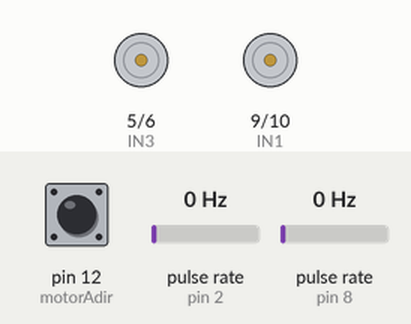
Bench run of a sketch on a simulated Arduino Uno, built with avr-gcc and run on an emulated ATmega328P. Parts: motor-driver pin pairs drawn as motors (green arrow = first pin HIGH = forward, orange = second pin HIGH = backward, longer = more drive). Wiring (inferred from the names in the program): 2 × pulse sensor: data pin 2 / data pin 8. Inputs (shaded band) come from the test bench; at power-on: pin 12 (motorAdir) HIGH, pulse rate (sensors on pin 2, pin 8) 0 Hz. What the sketch prints to the serial monitor is not drawn.

Above: at 1.2 s.
1.3 s: pin 12 (motorAdir) pulled LOW for 0.15 s
At 2.5 s:
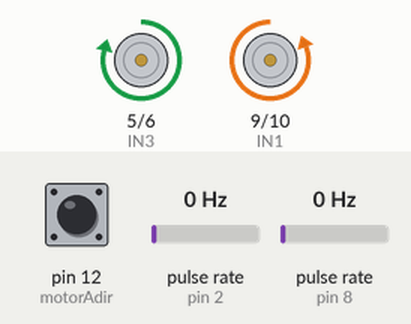
2.9 s: pulse rate (sensor on pin 2) set to 50 Hz
At 4.1 s:
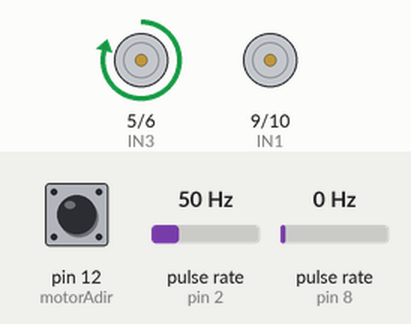
5.3 s: pulse rate (sensor on pin 8) set to 50 Hz
8.3 s: pulse rate (sensor on pin 2) set to 4 Hz
At 9.5 s:
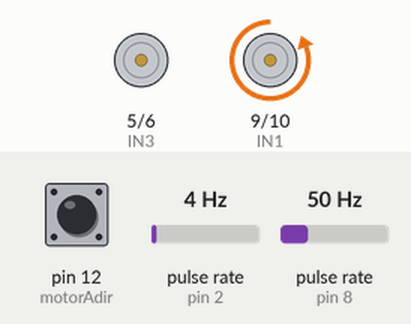
10.5 s: pulse rate (sensor on pin 2) set to 100 Hz
At 12.6 s:
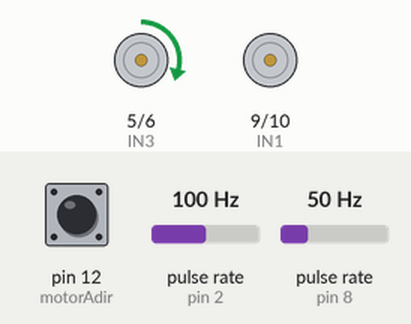
12.9 s: pin 12 (motorAdir) pulled LOW for 1 s
At 16.64 s:
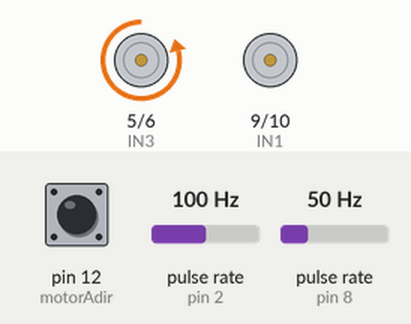
Timing chart, 0 to 17.3 s (numbered marks = the images above; inputs shaded):
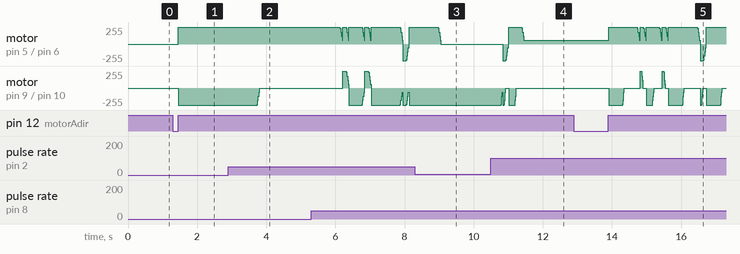

Measured:
- after the input at 1.3 s, motor on pin 5 (IN3) / pin 6 (IN4): stopped → forward 249/255 after 0.15 s; motor on pin 9 (IN1) / pin 10 (IN2): stopped → backward 255/255 after 0.15 s
- after the input at 2.9 s, motor on pin 9 (IN1) / pin 10 (IN2): backward 255/255 → stopped after 0.83 s
- after the input at 8.3 s, motor on pin 9 (IN1) / pin 10 (IN2): stops changing and stays backward 255/255
- after the input at 10.5 s, motor on pin 9 (IN1) / pin 10 (IN2): ramps from backward 255/255 to stopped and jumps back, once every 0.18 s

The sketch:

Lab_3_Code.ino
```cpp
// Include Libraries
#include <PinChangeInt.h>

// Driver definitions

// If you have a kit with the moto shield, set this to true
// If you have the Dual H-Bridge controller w/o the shield, set to false
#define SHIELD false

//SHIELD Pin varables - cannot be changed
#define motorApwm 3
#define motorAdir 12
#define motorBpwm 11
#define motorBdir 13

//Driver Pin variable - any 4 analog pins (marked with ~ on your board)
#define IN1 9
#define IN2 10
#define IN3 5
#define IN4 6

// Lab Specific definitions

// Defining these allows us to use letters in place of binary when
// controlling our motors
#define A 0
#define B 1
#define pushButton 12 // install a Pullup button with its output into Pin 12
/* If you'd like to use additional buttons as bump sensors, define their pins
 *  as descriptive names, such as bumperLeft etc.
 */

// Drive constants - dependent on robot configuration
#define EncoderCountsPerRev 12.0
#define DistancePerRev      257.6 // mm per rev
#define DegreesPerRev       (98.4/0.85)  // degrees per revoluation

//These are to build your moves array, a la Lab 2
#define FORWARD             (304.8*1.65) // mm
#define LEFT                1
#define RIGHT              -1

// Motor Direction / Bias Fix
#define LeftMotorBias  0.98
#define RightMotorBias -1.0

// these next two are the digital pins we'll use for the encoders
// You may change these as you see fit.
#define EncoderMotorLeft  8
#define EncoderMotorRight 2

// Lab specific variables
volatile unsigned int leftEncoderCount = 0;
volatile unsigned int rightEncoderCount = 0;
int moves[] = {
                FORWARD*2,  RIGHT,
                FORWARD,  RIGHT,
                FORWARD*2,  LEFT,
                FORWARD*2,  LEFT,
                FORWARD
              };

// PID Control Struct, Default values are for Motor Control
struct PIDControl {
  // Gains
  float kp = 60;
  float ki = 0;
  float kd = 0;

  // Internal Variables
  int error_sum = 0;
  int deadband = 50;  // Minimum pwm
  int distTolerance = 0;  // Number of accepteable encoder counts from target

  // Input Variable
  int target;
  int error;

  // Output Variable
  int ret;
};

// Ziegler–Nichols method
// Left, Right, and Sync Motor Control Initialization
struct PIDControl leftControl, rightControl;


void setup() {
  // set stuff up
  Serial.begin(9600);
  Serial.println(moves[0]);
  motor_setup();
  pinMode(pushButton, INPUT_PULLUP);

  // PID Control
  leftControl.deadband = 47;
  rightControl.deadband = 59;

  // Attaching Wheel Encoder Interrupts
  Serial.print("Encoder Testing Program ");
  Serial.print("Now setting up the Left Encoder: Pin ");
  Serial.print(EncoderMotorLeft);
  Serial.println();
  pinMode(EncoderMotorLeft, INPUT); //set the pin to input
  digitalWrite(EncoderMotorLeft, HIGH); //use the internal pullup resistor
  PCintPort::attachInterrupt(EncoderMotorLeft, indexLeftEncoderCount, RISING); // attach a PinChange Interrupt to our pin on the rising edge
  // (RISING, FALLING and CHANGE all work with this library)

  /////////////////////////////////////////////////
  Serial.print("Now setting up the Right Encoder: Pin ");
  Serial.print(EncoderMotorRight);
  Serial.println();
  pinMode(EncoderMotorRight, INPUT);     //set the pin to input
  digitalWrite(EncoderMotorRight, HIGH); //use the internal pullup resistor
  PCintPort::attachInterrupt(EncoderMotorRight, indexRightEncoderCount, RISING); // attach a PinChange Interrupt to our pin on the rising edge

} /////////////// end of setup ////////////////////////////////////

/////////////////////// loop() ////////////////////////////////////
void loop()
{
  while (digitalRead(pushButton) == 1); // wait for button push
  while (digitalRead(pushButton) == 0); // wait for button release

  // Find Parameters -COMMENT AFTER VALUES ARE FOUND
  // findDeadband();
  //                   delay(1000);
  //findMotorBias();

  for (int i = 0; i < sizeof(moves)/2; i++) { // Loop through entire moves list
    //Serial.println(i);
    if(moves[i]==LEFT){
      turn(90);
      //Serial.print("LEFT ");
    }
    else if(moves[i]==RIGHT){
      turn(-90);
      //Serial.println("RIGHT ");
    }
    else{
      drive(moves[i]);
      //Serial.println("Forward");
    }
  }

}
//////////////////////////////// end of loop() /////////////////////////////////

////////////////////////////////////////////////////////////////////////////////
void drive(float distance)
{

  int countsDesired;

  // Find the number of encoder counts based on the distance given, and the
  // configuration of your encoders and wheels
  countsDesired = distance * EncoderCountsPerRev / DistancePerRev;

  leftControl.target = countsDesired;
  rightControl.target = countsDesired;

  // reset the current encoder counts
  leftEncoderCount = 0;
  rightEncoderCount = 0;

  // we make the errors greater than our tolerance so our first test gets us into the loop
  leftControl.error = leftControl.distTolerance + 1;
  rightControl.error =  rightControl.distTolerance + 1;

  // Begin PID control until move is complete
  while (leftControl.error > leftControl.distTolerance || rightControl.error > rightControl.distTolerance)
  {
    // according to the PID formula, what should the current PWMs be?
    leftControl = motorControl(leftControl);
    rightControl = motorControl(rightControl);

    // Debug
    //Serial.print(leftEncoderCount);
    //Serial.print("\t");
    //Serial.println(rightEncoderCount);

    // Set new PWMs
    run_motor(A, RightMotorBias * rightControl.ret);
    run_motor(B, LeftMotorBias * leftControl.ret);

    // Update encoder error
    leftControl.error = countsDesired - leftEncoderCount;
    rightControl.error = countsDesired - rightEncoderCount;

    delay(1);

  }
}

void turn(int degrees) {
  int countsDesired;
  int sign = degrees / abs(degrees); //Find if left or right
  countsDesired = abs(degrees) / DegreesPerRev * EncoderCountsPerRev;

  leftControl.target = countsDesired;
  rightControl.target = countsDesired;

  // reset the current encoder counts
  leftEncoderCount = 0;
  rightEncoderCount = 0;

  // we make the errors greater than our tolerance so our first test gets us into the loop
  leftControl.error = leftControl.distTolerance + 1;
  rightControl.error =  rightControl.distTolerance + 1;

  // Begin PID control until move is complete
  while (leftControl.error > leftControl.distTolerance || rightControl.error > rightControl.distTolerance)
  {
    // according to the PID formula, what should the current PWMs be?
    leftControl = motorControl(leftControl);
    rightControl = motorControl(rightControl);

    // Debug

    // Set new PWMs
    run_motor(B, -sign * LeftMotorBias * leftControl.ret);
    run_motor(A, sign * RightMotorBias * rightControl.ret);

    // Update encoder error
    leftControl.error = countsDesired - leftEncoderCount;
    rightControl.error = countsDesired - rightEncoderCount;

    delay(1);

  }

}

struct PIDControl motorControl(struct PIDControl control)
//  gain, deadband, and error, both are integer values
{
  if (control.error <= control.distTolerance) { // if error is acceptable, PWM = 0
    control.ret = 0;
    return control;
  }

  control.ret = (control.kp * control.error + control.ki * control.error_sum); // Proportional control
  control.error_sum += control.ret;

  control.ret = constrain(control.ret, control.deadband, 255); // Bind value between motor's min and max

  return control;
}

void findDeadband() {

  int i = 30;

  leftEncoderCount = 0;
  rightEncoderCount = 0;

  while(rightEncoderCount == 0) {
    i++;
    run_motor(A, i);
    run_motor(B, i);
    Serial.print(leftEncoderCount);
    Serial.print("\t");
    Serial.println(rightEncoderCount);
    delay(10);
  }

  run_motor(A, 0);

  Serial.print("Right Motor Deadband: ");
  Serial.println(i);

  i = 30;

  while(leftEncoderCount == 0) {
    i++;
    run_motor(B, i);
    Serial.print(leftEncoderCount);
    Serial.print("\t");
    Serial.println(rightEncoderCount);
    delay(10);
  }

  run_motor(B, 0);

  Serial.print("Left Motor Deadband: ");
  Serial.println(i);
}

void findMotorBias() {

  int t = 5000;

  leftEncoderCount = 0;
  rightEncoderCount = 0;

  run_motor(A, RightMotorBias * 255);
  run_motor(B, LeftMotorBias * 255);

  delay(t);

  run_motor(A, 0);
  run_motor(B, 0);

  Serial.println("Right (A) \t Left (B)");

  Serial.print(leftEncoderCount);
  Serial.print("\t");
  Serial.println(rightEncoderCount);

  Serial.print(leftEncoderCount / leftEncoderCount);
  Serial.print("\t");
  Serial.println(rightEncoderCount / leftEncoderCount);

  Serial.print(leftEncoderCount / rightEncoderCount);
  Serial.print("\t");
  Serial.println(rightEncoderCount / rightEncoderCount);
}

//////////////////////////////////////////////////////////

// These are the encoder interupt funcitons, they should NOT be edited

void indexLeftEncoderCount()
{
  leftEncoderCount++;
}
//////////////////////////////////////////////////////////
void indexRightEncoderCount()
{
  rightEncoderCount++;
}
```

motors.ino
```cpp
void motor_setup() {
  if (SHIELD) { //if you're using the motoshield
    //define Sheild pins as outputs
    pinMode(motorApwm, OUTPUT);
    pinMode(motorAdir, OUTPUT);
    pinMode(motorBpwm, OUTPUT);
    pinMode(motorBdir, OUTPUT);
    // initialize all pins to zero
    digitalWrite(motorApwm, 0);
    digitalWrite(motorAdir, 0);
    digitalWrite(motorBpwm, 0);
    digitalWrite(motorBdir, 0);
  } else { // if using dual motor driver
    // define driver pins as outputs
    pinMode(IN1, OUTPUT);
    pinMode(IN2, OUTPUT);
    pinMode(IN3, OUTPUT);
    pinMode(IN4, OUTPUT);
    // initialize all pins to zero
    digitalWrite(IN1, 0);
    digitalWrite(IN2, 0);
    digitalWrite(IN3, 0);
    digitalWrite(IN4, 0);
  } // end if
  return;
} // end function


// int motor is the defined A or B
// pwm = the power cycle you want to use
void run_motor(int motor, int pwm) {
  int dir = (pwm/abs(pwm))> 0; // returns if direction is forward (1) or reverse (0)
  pwm = abs(pwm); // only positive values can be sent to the motor

  if (SHIELD) { // if using motor shield
    switch (motor) { // find which motor to control
      case A: // if A, write A pins
        digitalWrite(motorAdir, dir); // dir is either 1 (forward) or 0 (reverse)
        analogWrite(motorApwm, pwm); // pwm is an analog value 0-255
        break; // end case A
      case B: // if B, write B pins
        digitalWrite(motorBdir, dir); // dir is either 1 (forward) or 0 (reverse)
        analogWrite(motorBpwm, pwm); // pwm is an analog value 0-255
        break; // end case A
    } // end switch statement
  } // end if
  else { // if using dual motor drivers
    switch (motor) { // find which motor to control
      case A: // if A, write A pins
        if (dir) { // If dir is forward
          analogWrite(IN1, pwm);  // IN1 is the forward pwm pin
          digitalWrite(IN2, LOW); // IN2 is low
        } else {
          digitalWrite(IN1, LOW); // IN1 is low
          analogWrite(IN2, pwm);  // IN2 is the reverse pwm pin
        } // end if
        break; // end case A
      case B: // if B, write B pins
        if (dir) { // if dir is forward
          analogWrite(IN3, pwm);  // IN3 is the forward pwm pin
          digitalWrite(IN4, LOW); // IN4 is low
        } else {
          digitalWrite(IN3, LOW); //IN3 is low
          analogWrite(IN4, pwm);  // IN4 is the reverse pwm pin
        } // end if
        break; // end case B
    } // end switch case
  } //end if
  return;
} // end function
```
